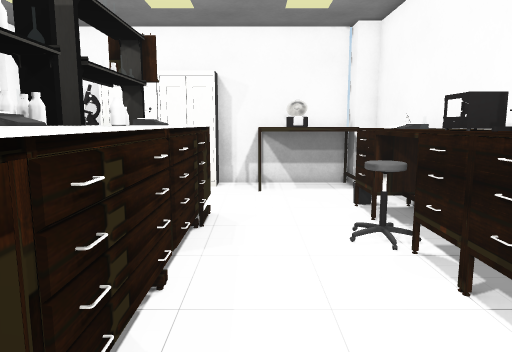
[1] (above)

16 first-person views from a walk through a scene from a Unity 3-D project. The camera is 1.2 m above the floor, tilts 8° down and sees 70° across. The floor is counted in squares, 0.5 m on a side. Each view is taken from the middle of a square. On the plan, view 1 faces up. The plan holds only what a view shows up to about 20 squares ahead; the rest is blank. The place goes on beyond the plan. The player character is not drawn. Some surface patterns are stand-ins.

[2]
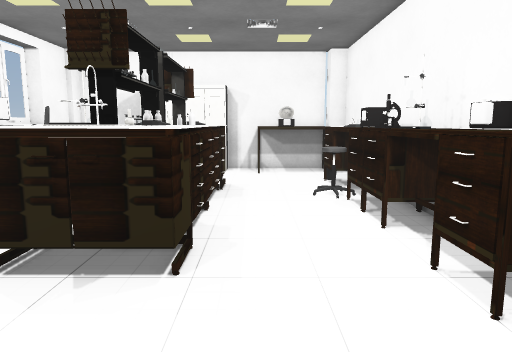

[3]
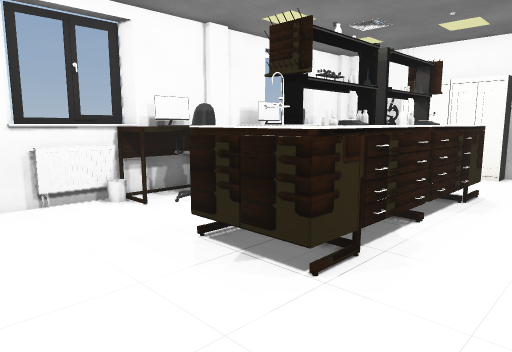

[4]
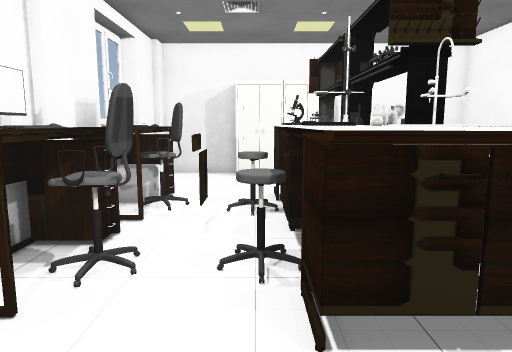

[5]
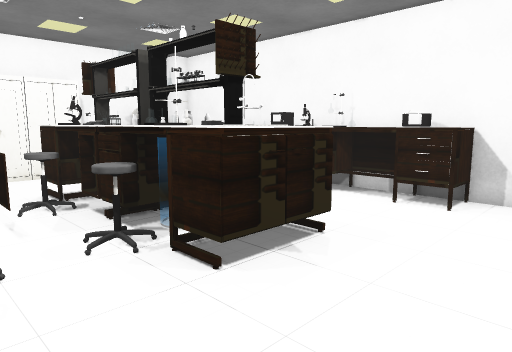

[6]
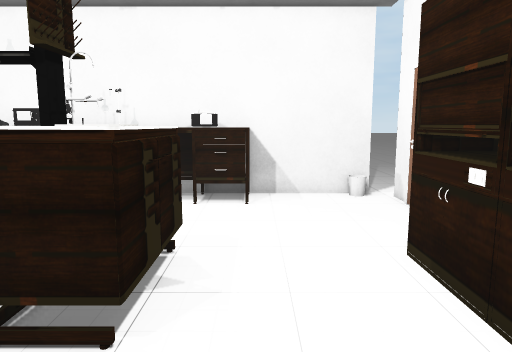

[7]
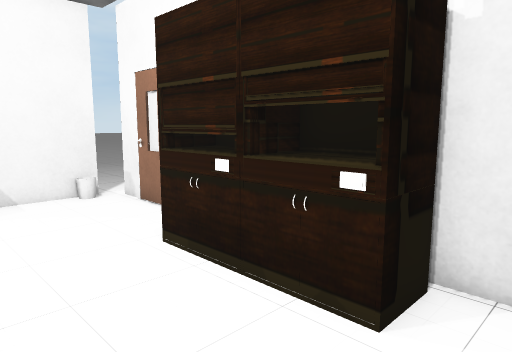

[8]
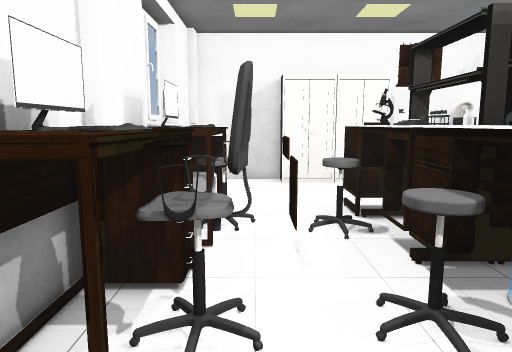

[9]
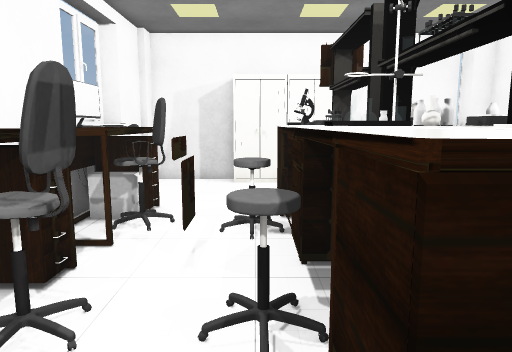

[10]
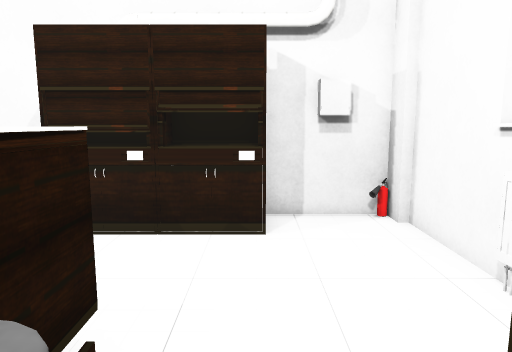

[11]
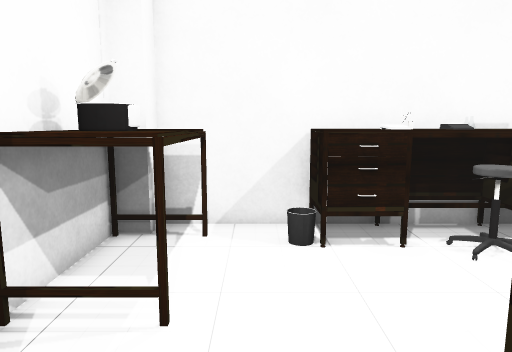

[12]
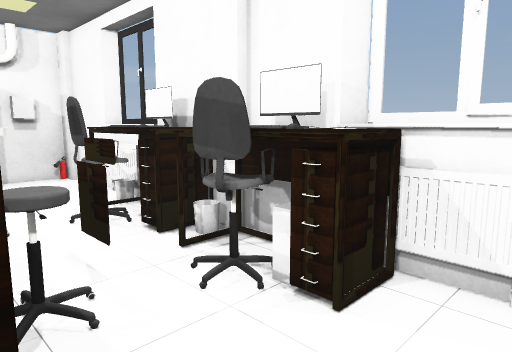

[13]
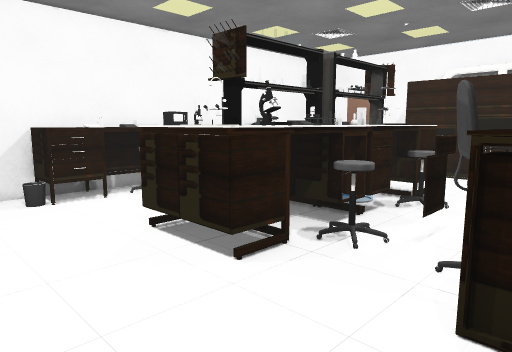

[14]
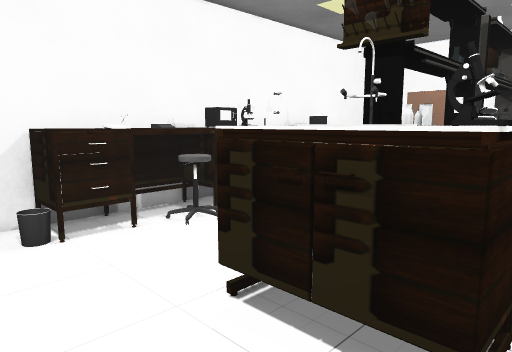

[15]
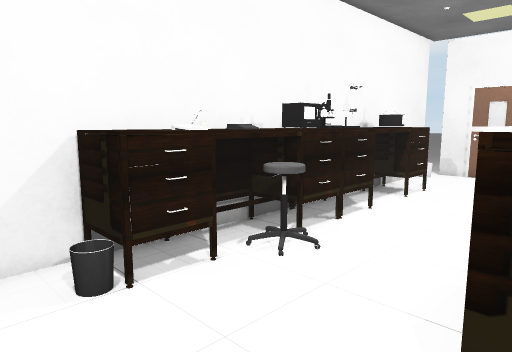

[16]
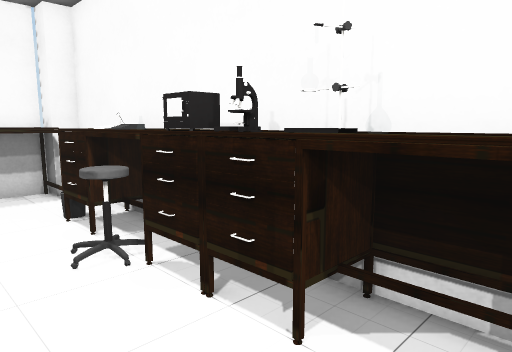

### Floor plan
Key: @ floor where view 1 was taken; # wall or solid block; x gap in a wall; . floor; = window, fence, low wall or low ledge; ^ raised ledge; T thing the floor can be seen under or through; O other object.
Columns run from 10 left of view 1 to 5 right of it. Each row starts with its distance up from view 1.
 15 O####    ##OOOOO
 14 #...O O  .OOOOOO
 13 #.........OOOOO#
 12 # .............#
 11 # ...........OO#
 10 ^OO...^^^....OOO
  9 #OO...^#^^...OOO
  8 #OOO.O^#^^..OOOO
  7 #OOTTO^#O^..OOOO
  6 #OOTT ^#^^...OOO
  5 OOO.T ^#^^...O#O
  4 #OO..x^#O^...OOO
  3 #OOO.O##^^...OOO
  2 #OO..x^#^^...OOO
  1 #OO...^^^^...OOO
  0 # ....===.@..OOO
 -1 #............OOO
 -2 #..............#
 -3 #..............#
 -4 #...#=####....##
 -5 O #.x^##^x. ==##
 -6 O####    ######.

Where each view was taken, in squares from view 1:
view 1: 0 up, 0 right, facing up
view 2: 5 down, 0 right, facing up
view 3: 4 down, 2 right, facing up-left
view 4: 3 down, 5 left, facing up
view 5: 4 down, 8 left, facing up-right
view 6: 1 down, 8 left, facing right
view 7: 0 up, 8 left, facing down-right
view 8: 1 down, 7 left, facing up
view 9: 1 down, 5 left, facing up
view 10: 4 up, 6 left, facing down
view 11: 12 up, 4 left, facing right
view 12: 12 up, 4 left, facing down-left
view 13: 14 up, 9 left, facing down-right
view 14: 13 up, 5 left, facing down-right
view 15: 13 up, 2 left, facing down-right
view 16: 1 up, 0 right, facing up-right
